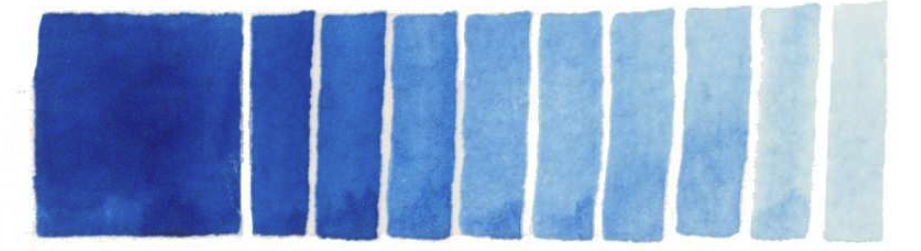
#> input picture testing/pthalo_bl_gs.png, 921 x 251 px
$ jupyter execute color_clusters-RGB.ipynb
#> lines starting #> are read from the running program, lines starting #| are printed output that depends on the picture; long printed decimals are rounded
[cell 1]
import cv2
import numpy as np
import skimage as sk
from skimage import io, transform
import matplotlib.pyplot as plt
import matplotlib

[cell 2]
pthalo_bl = io.imread('pthalo_bl_gs.png')[:, :, :-1]

[cell 3]
pthalo_bl.shape
#> Out = (251, 921, 3)

[cell 4]
pthalo_bl

[cell 5]
pthalo_bl_2 = transform.rotate(pthalo_bl, 90, resize = True)
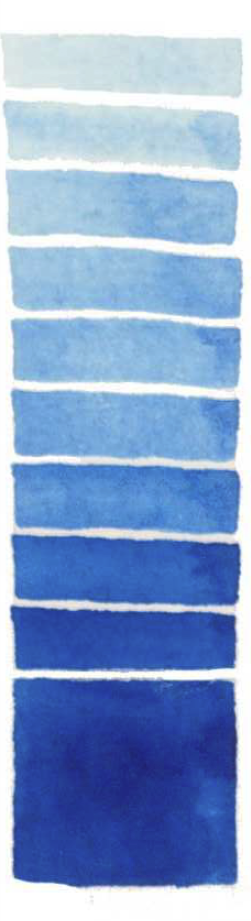
#> pthalo_bl_2: shape (921, 251, 3) float64; mean R, G, B 0.546, 0.651, 0.818

[cell 6]
io.imshow(pthalo_bl_2)

[cell 7]
#pthalo_bl_con = sk.color.convert_colorspace(pthalo_bl_2, 'RGB', 'HSV')

[cell 8]
pthalo_means = pthalo_bl_2.mean(axis=1)
#> pthalo_means = 921 rows, first 8: [1, 1, 1], [1, 1, 1], [1, 1, 1], [1, 1, 1], [1, 1, 1], [1, 1, 1], [1, 1, 1], [1, 1, 1]

[cell 9]
pthalo_means.shape
#> Out = (921, 3)

[cell 10]
pthalo_means
#> Out has the same summary as pthalo_means

# ultramarine

[cell 11]
ultra = io.imread('ultra.png')[:, :, :-1]
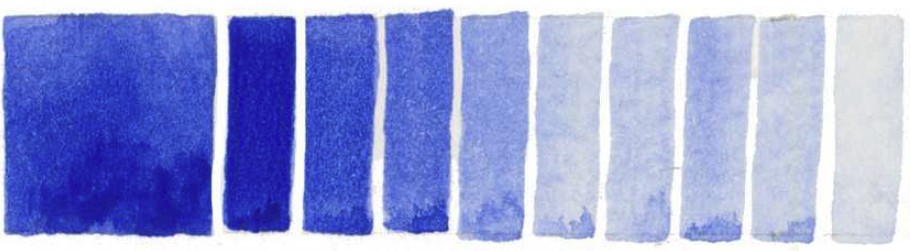
#> input picture testing/ultra.png, 910 x 251 px
ultra_2 = transform.rotate(ultra, 90, resize = True)
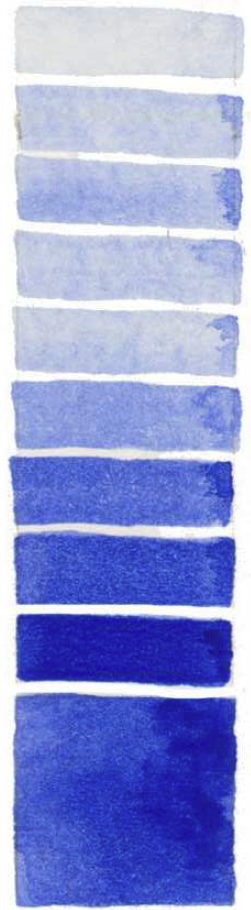
#> ultra_2: shape (910, 251, 3) float64; mean R, G, B 0.582, 0.617, 0.846

[cell 12]
io.imshow(ultra_2)

[cell 13]
#ultra_con = sk.color.convert_colorspace(ultra_2, 'RGB', 'HSV')

[cell 14]
ultra_means = ultra_2.mean(axis=1)
#> ultra_means = 910 rows, first 8: [0.992, 0.989, 0.988], [0.995, 0.992, 0.991], [0.992, 0.992, 0.991], [0.991, 0.991, 0.99], [0.993, 0.994, 0.991], [0.983, 0.986, 0.984], [0.954, 0.959, 0.961], [0.921, 0.927, 0.931]

[cell 15]
plt.hist(ultra_means[:,2])
plt.hist(pthalo_means[:,2])
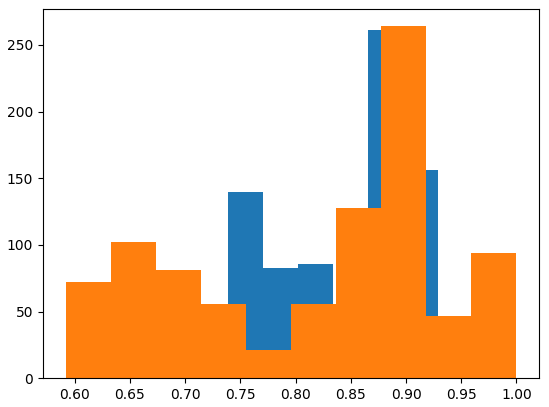
#> figure drawn by matplotlib, 1 panel; tallest bar 261 high, from x = 0.865 to 0.897; tallest bar 264 high, from x = 0.878 to 0.918

# database

[cell 16]
import pandas as pd

[cell 17]
ultra_df = pd.DataFrame(ultra_means, columns=['r','g','b'])
#> ultra_df = table of 910 rows and 3 columns

[cell 18]
ultra_df['name'] = 'ultra'

[cell 19]
ultra_df['target'] = 0

[cell 20]
ultra_df
#> Out = table of 910 rows and 5 columns

[cell 21]
pthalo_df = pd.DataFrame(pthalo_means, columns=['r','g','b'])
#> pthalo_df = table of 921 rows and 3 columns

[cell 22]
pthalo_df['name'] = 'pthalo_bl'

[cell 23]
pthalo_df['target'] = 1

[cell 24]
color_df = pd.concat([ultra_df, pthalo_df], ignore_index=True)
#> color_df = table of 1831 rows and 5 columns

[cell 25]
X = color_df[['r','g','b']]
#> X = table of 1831 rows and 3 columns

[cell 26]
X.shape
#> Out = (1831, 3)

[cell 27]
y = color_df['target']

[cell 28]
y

[cell 29]
from sklearn.model_selection import train_test_split
X_train,X_test,y_train,y_test = train_test_split(X,y,random_state=42)
#> X_train = table of 1373 rows and 3 columns; X_test = table of 458 rows and 3 columns

[cell 30]
from sklearn.neighbors import KNeighborsClassifier

[cell 31]
knn = KNeighborsClassifier(n_neighbors=2)

[cell 32]
knn.fit(X_train, y_train)

[cell 33]
knn.score(X_test, y_test)
#> Out = 0.978

[cell 34]
y_pred = knn.predict(X_test)
#> y_pred = 458 values, max 1 at index 1, min 0 at index 0, mean 0.487

[cell 35]
from sklearn import metrics

[cell 36]
print("Accuracy:",metrics.accuracy_score(y_test, y_pred))
#| Accuracy: 0.9782

# Try with a different image of ultra @ 100

[cell 37]
ultra_test = io.imread('ultra_test.png')[:, :, :-1]
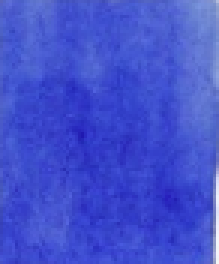
#> input picture testing/ultra_test.png, 73 x 88 px (shown 3 times larger)

[cell 38]
ultra_test_con = sk.color.convert_colorspace(ultra_test, 'RGB', 'HSV')
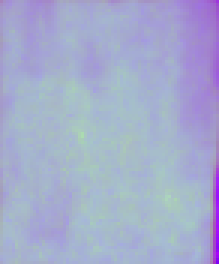
#> ultra_test_con: shape (88, 73, 3) float64 (shown 3 times larger); mean R, G, B 0.649, 0.678, 0.804

[cell 39]
ultra_test_means = ultra_test.mean(axis=1)
#> ultra_test_means = 88 rows, first 8: [87.63, 104.7, 201.3], [85.92, 104.3, 208.4], [83.52, 102.1, 208.1], [81.41, 99.55, 207.8], [80.3, 98.04, 207.9], [78.41, 96.19, 206.7], [78.92, 97.07, 208.4], [78.44, 96.79, 209]

[cell 40]
ultra_test_df = pd.DataFrame(ultra_test_means, columns=['r','g','b'])
#> ultra_test_df = table of 88 rows and 3 columns

[cell 41]
ultra_test_df['name'] = 'ultra'

[cell 42]
ultra_test_df['label'] = 0

[cell 43]
ultra_test_df
#> Out = table of 88 rows and 5 columns

[cell 44]
X_ultra = ultra_test_df[['r','g','b']]/255
#> X_ultra = table of 88 rows and 3 columns
y_ultra = ultra_test_df.iloc[:,-1]

[cell 45]
X_ultra
#> Out = table of 88 rows and 3 columns

[cell 46]
knn.score(X_ultra, y_ultra)
#> Out = 1

[cell 47]
y_predict = knn.predict(X_ultra)
#> y_predict = 88 values from 0 to 0

[cell 48]
y_predict
#> Out = 88 values from 0 to 0

[cell 49]
from sklearn import metrics
print("Accuracy", metrics.accuracy_score(y_ultra, y_predict))
#| Accuracy 1.0

[cell 50]
X_ultra
#> Out = table of 88 rows and 3 columns

# Ultra @ 50

[cell 51]
ultra_mix = io.imread('ultra_quin_mix.png')[:, :, :-1]
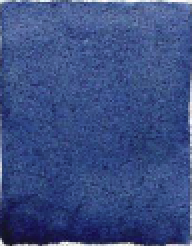
#> input picture testing/ultra_quin_mix.png, 96 x 123 px (shown 2 times larger)
ultra_mix_means = ultra_mix.mean(axis=0)
#> ultra_mix_means = 96 rows, first 8: [91.63, 102.3, 138.2], [50.88, 65.54, 113], [50.2, 67.52, 118.1], [50.41, 67.72, 118.5], [51.46, 68.07, 119], [53.27, 71.42, 120.9], [53.75, 71.83, 122.4], [56.7, 74.67, 127]
ultra_mix_df = pd.DataFrame(ultra_mix_means, columns=['r','g','b'])/255
#> ultra_mix_df = table of 96 rows and 3 columns
ultra_mix_df['name'] = 'ultra_mix'
ultra_mix_df['target'] = 0
ultra_mix_df
#> Out = table of 96 rows and 5 columns

[cell 52]
pthalo_mix = io.imread('pthalo_quin_mix.png')[:, :, :-1]
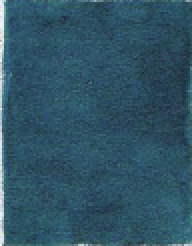
#> input picture testing/pthalo_quin_mix.png, 96 x 123 px (shown 2 times larger)

pthalo_mix_means = pthalo_mix.mean(axis=0)
#> pthalo_mix_means = 96 rows, first 8: [211.5, 219.4, 223.7], [142.3, 171.9, 181], [65.75, 106.5, 119.4], [50.93, 94.38, 111.8], [47.01, 86.98, 105.5], [45.61, 83.28, 101.8], [45.28, 82.32, 100.7], [45, 83.67, 102]
pthalo_mix_df = pd.DataFrame(pthalo_mix_means, columns=['r','g','b'])/255
#> pthalo_mix_df = table of 96 rows and 3 columns
pthalo_mix_df['name'] = 'pthalo_mix'
pthalo_mix_df['target'] = 1
pthalo_mix_df
#> Out = table of 96 rows and 5 columns

[cell 53]
mix_df = pd.concat([ultra_mix_df,pthalo_mix_df],ignore_index=True)
#> mix_df = table of 192 rows and 5 columns

[cell 54]
X_mix = mix_df[['r','g','b']]
#> X_mix = table of 192 rows and 3 columns

[cell 55]
X_mix
#> Out = table of 192 rows and 3 columns

[cell 56]
y_mix = mix_df['target']

[cell 57]
y_mix

[cell 58]
from sklearn.model_selection import train_test_split
X_train,X_test,y_train,y_test = train_test_split(X_mix,y_mix,random_state=42)
#> X_train = table of 144 rows and 3 columns; X_test = table of 48 rows and 3 columns
from sklearn.neighbors import KNeighborsClassifier
knn = KNeighborsClassifier(n_neighbors=2)
knn.fit(X_train, y_train)

[cell 59]
y_mix_predict = knn.predict(X_test)
#> y_mix_predict = 48 values, max 1 at index 1, min 0 at index 0, mean 0.542

[cell 60]
y_mix_predict
#> Out has the same summary as y_mix_predict

[cell 61]
print("Accuracy", metrics.accuracy_score(y_test, y_mix_predict))
#| Accuracy 1.0

[cell 62]
big_mix = pd.concat([mix_df,color_df], ignore_index=True)
#> big_mix = table of 2023 rows and 5 columns

[cell 63]
big_mix
#> Out = table of 2023 rows and 5 columns

[cell 64]
big_mix.to_csv("big_mix.csv")

[cell 65]
X_big = big_mix[['r','g','b']]
#> X_big = table of 2023 rows and 3 columns

[cell 66]
y_big = big_mix['target']

[cell 67]
from sklearn.model_selection import train_test_split
X_train,X_test,y_train,y_test = train_test_split(X_big,y_big,random_state=42)
#> X_train = table of 1517 rows and 3 columns; X_test = table of 506 rows and 3 columns
from sklearn.neighbors import KNeighborsClassifier
knn = KNeighborsClassifier(n_neighbors=4)
knn.fit(X_train, y_train)

[cell 68]
y_mix_predict = knn.predict(X_test)
#> y_mix_predict = 506 values, max 1 at index 5, min 0 at index 0, mean 0.462

[cell 69]
y_mix_predict
#> Out has the same summary as y_mix_predict

[cell 70]
print("Accuracy", metrics.accuracy_score(y_test, y_mix_predict))
#| Accuracy 0.9802

[cell 71]
pthalo_mix = io.imread('pthalo_quin_mix.png')[:, :, :-1]
pthalo_mix

[cell 72]
plt.imshow(pthalo_mix[:,:,0])

[cell 73]
pthalo_mix_2 = sk.color.convert_colorspace(pthalo_mix, 'RGB', 'hsv')
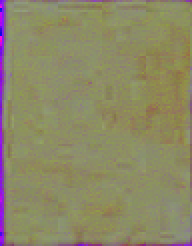
#> pthalo_mix_2: shape (123, 96, 3) float64 (shown 2 times larger); mean R, G, B 0.554, 0.538, 0.397
pthalo_mix_2

[cell 74]
plt.imshow(pthalo_mix_2[:,:,1])
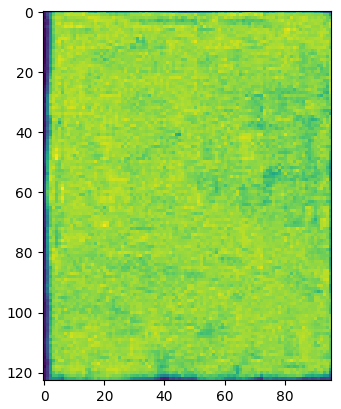
#> figure drawn by matplotlib, 1 panel
